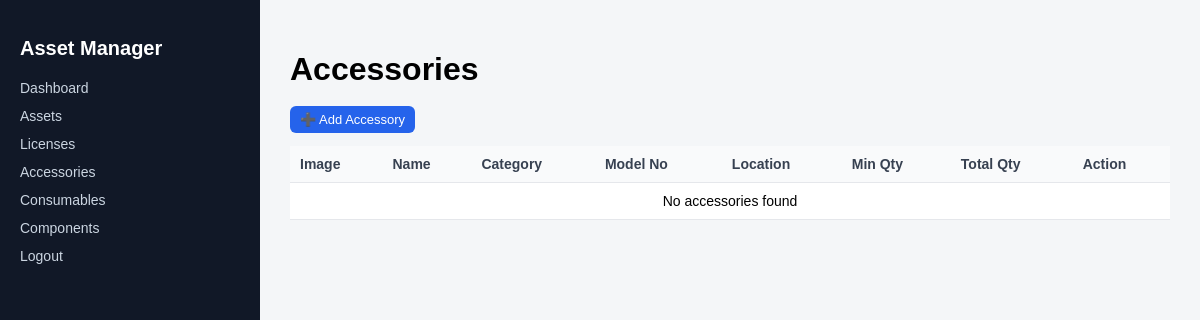
The app's page /accessories/ (signed in), older data.
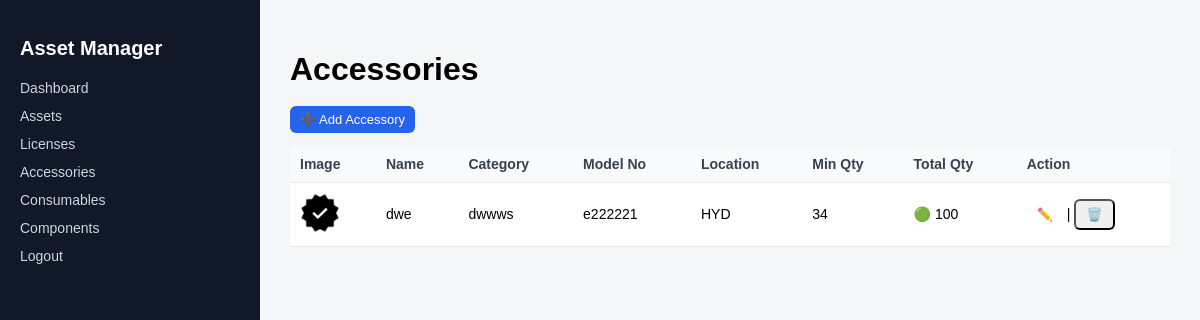
The same page, newer data.
### assets/models/accessories.py (models this page shows, shortened)
class Accessory(models.Model):
    device_image = models.ImageField(upload_to="accessories/", blank=True, null=True)
    name = models.CharField(max_length=200)
    category = models.CharField(max_length=100)
    model_no = models.CharField(max_length=100, blank=True)
    location = models.CharField(max_length=150)
    min_quantity = models.PositiveIntegerField(default=0)
    quantity = models.PositiveIntegerField()
    is_deleted = models.BooleanField(default=False)
    created_at = models.DateTimeField(auto_now_add=True)
    class Meta:
        ordering = ["-created_at"]

### assets/views/accessories_views.py (the view)
# urls.py: path("accessories/", accessory_list, name="accessory_list"),
@login_required
def accessory_list(request):
    accessories = Accessory.objects.filter(is_deleted=False)
    return render(request, "accessory_list.html", {
        "accessories": accessories
    })

### assets/templates/accessory_list.html (shortened to what this page needs)
{% extends "base.html" %}
{% block content %}
<h1>Accessories</h1>
<a class="btn btn-add" href="{% url 'accessory_create' %}">➕ Add Accessory</a>
<br><br>
<table>
  <tr>
    <th>Image</th>
    <th>Name</th>
    <th>Category</th>
    <th>Model No</th>
    <th>Location</th>
    <th>Min Qty</th>
    <th>Total Qty</th>
    <th>Action</th>
  </tr>
  {% for a in accessories %}
  <tr>
    <td>
      {% if a.device_image %}
        <img src="{{ a.device_image.url }}" width="40">
      {% else %}
        —
      {% endif %}
    </td>
    <td>{{ a.name }}</td>
    <td>{{ a.category }}</td>
    <td>{{ a.model_no|default:"—" }}</td>
    <td>{{ a.location }}</td>
    <td>{{ a.min_quantity }}</td>
    <td>
      {% if a.quantity > a.min_quantity %}
        🟢 {{ a.quantity }}
      {% else %}
        🔴 {{ a.quantity }}
      {% endif %}
    </td>
    <td>
      <a class="btn btn-edit"
         href="{% url 'accessory_edit' a.id %}">✏️</a>
      |
      <form method="post"
            action="{% url 'accessory_delete' a.id %}"
            style="display:inline;">
        <button class="btn btn-delete"
                onclick="return confirm('Delete this accessory?')">
          🗑️
        </button>
      </form>
    </td>
  </tr>
  {% empty %}
  <tr>
    <td colspan="8" style="text-align:center;">
      No accessories found
    </td>
  </tr>
  {% endfor %}
</table>
{% endblock %}

Row changes from the older to the newer data that the page shows:
added Accessory: device_image (picture), name "dwe", category "dwwws", model_no "e222221", location "HYD", min_quantity "34", quantity "100"
Text that changed along with them:
text no longer shown: "No accessories found"
